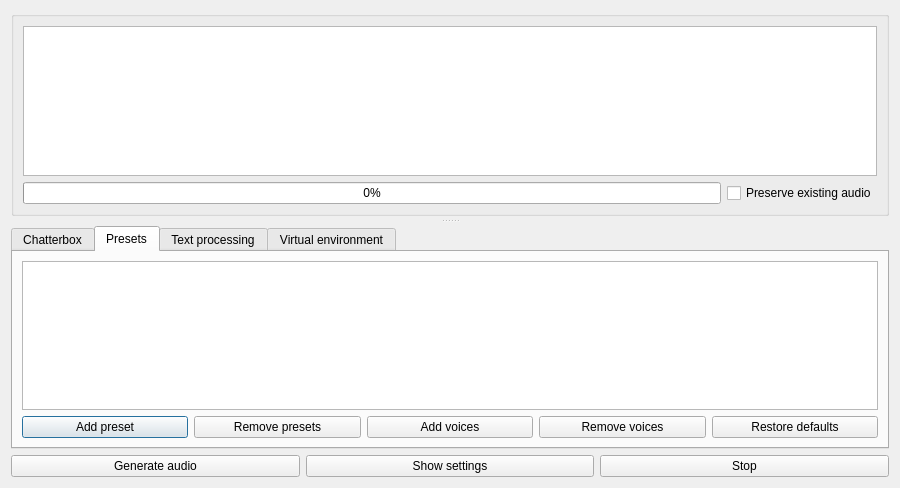
<?xml version="1.0" encoding="UTF-8"?>
<ui version="4.0">
 <class>Dialog</class>
 <widget class="QDialog" name="Dialog">
  <property name="geometry">
   <rect>
    <x>0</x>
    <y>0</y>
    <width>900</width>
    <height>488</height>
   </rect>
  </property>
  <property name="minimumSize">
   <size>
    <width>900</width>
    <height>400</height>
   </size>
  </property>
  <property name="windowTitle">
   <string>Dialog</string>
  </property>
  <layout class="QGridLayout" name="gridLayout_2">
   <item row="1" column="0">
    <layout class="QHBoxLayout" name="horizontalLayout_6">
     <item>
      <widget class="QPushButton" name="btn_generate">
       <property name="text">
        <string>Generate audio</string>
       </property>
       <property name="autoDefault">
        <bool>false</bool>
       </property>
      </widget>
     </item>
     <item>
      <widget class="QPushButton" name="btn_settings">
       <property name="text">
        <string>Show settings</string>
       </property>
       <property name="autoDefault">
        <bool>false</bool>
       </property>
      </widget>
     </item>
     <item>
      <widget class="QPushButton" name="btn_cancel">
       <property name="text">
        <string>Stop</string>
       </property>
       <property name="autoDefault">
        <bool>false</bool>
       </property>
      </widget>
     </item>
    </layout>
   </item>
   <item row="0" column="0">
    <widget class="QSplitter" name="splitter">
     <property name="orientation">
      <enum>Qt::Orientation::Vertical</enum>
     </property>
     <property name="opaqueResize">
      <bool>true</bool>
     </property>
     <property name="handleWidth">
      <number>10</number>
     </property>
     <property name="childrenCollapsible">
      <bool>true</bool>
     </property>
     <widget class="QGroupBox" name="groupBox_3">
      <property name="title">
       <string/>
      </property>
      <layout class="QGridLayout" name="gridLayout_6">
       <item row="0" column="0">
        <widget class="QTableView" name="tbl_audio_gen"/>
       </item>
       <item row="1" column="0">
        <layout class="QHBoxLayout" name="horizontalLayout_3">
         <item>
          <widget class="QProgressBar" name="prg_audio_preview">
           <property name="value">
            <number>0</number>
           </property>
          </widget>
         </item>
         <item>
          <widget class="QCheckBox" name="ck_preserve_audio">
           <property name="text">
            <string>Preserve existing audio</string>
           </property>
          </widget>
         </item>
        </layout>
       </item>
      </layout>
     </widget>
     <widget class="QTabWidget" name="tabSettings">
      <property name="minimumSize">
       <size>
        <width>0</width>
        <height>170</height>
       </size>
      </property>
      <property name="baseSize">
       <size>
        <width>0</width>
        <height>30</height>
       </size>
      </property>
      <property name="whatsThis">
       <string>&lt;html&gt;&lt;head/&gt;&lt;body&gt;&lt;p&gt;&lt;br/&gt;&lt;/p&gt;&lt;/body&gt;&lt;/html&gt;</string>
      </property>
      <property name="currentIndex">
       <number>1</number>
      </property>
      <widget class="QWidget" name="tb_chatterbox">
       <attribute name="title">
        <string>Chatterbox</string>
       </attribute>
       <widget class="QWidget" name="layoutWidget">
        <property name="geometry">
         <rect>
          <x>20</x>
          <y>10</y>
          <width>821</width>
          <height>75</height>
         </rect>
        </property>
        <layout class="QHBoxLayout" name="horizontalLayout_11">
         <item>
          <widget class="QFrame" name="frame">
           <property name="minimumSize">
            <size>
             <width>250</width>
             <height>0</height>
            </size>
           </property>
           <property name="maximumSize">
            <size>
             <width>250</width>
             <height>16777215</height>
            </size>
           </property>
           <property name="frameShape">
            <enum>QFrame::Shape::StyledPanel</enum>
           </property>
           <property name="frameShadow">
            <enum>QFrame::Shadow::Raised</enum>
           </property>
           <layout class="QGridLayout" name="gridLayout_3">
            <item row="0" column="0">
             <layout class="QVBoxLayout" name="v_emotion">
              <item>
               <widget class="QLabel" name="label_2">
                <property name="text">
                 <string>exaggeration (emotions):</string>
                </property>
               </widget>
              </item>
              <item>
               <layout class="QHBoxLayout" name="horizontalLayout_4">
                <item>
                 <widget class="QSlider" name="sld_emotion">
                  <property name="minimum">
                   <number>25</number>
                  </property>
                  <property name="maximum">
                   <number>200</number>
                  </property>
                  <property name="singleStep">
                   <number>1</number>
                  </property>
                  <property name="orientation">
                   <enum>Qt::Orientation::Horizontal</enum>
                  </property>
                 </widget>
                </item>
                <item>
                 <widget class="QDoubleSpinBox" name="sb_emotion">
                  <property name="minimum">
                   <double>0.250000000000000</double>
                  </property>
                  <property name="maximum">
                   <double>2.000000000000000</double>
                  </property>
                 </widget>
                </item>
               </layout>
              </item>
             </layout>
            </item>
           </layout>
          </widget>
         </item>
         <item>
          <widget class="QFrame" name="frame_2">
           <property name="minimumSize">
            <size>
             <width>250</width>
             <height>0</height>
            </size>
           </property>
           <property name="maximumSize">
            <size>
             <width>250</width>
             <height>16777215</height>
            </size>
           </property>
           <property name="frameShape">
            <enum>QFrame::Shape::StyledPanel</enum>
           </property>
           <property name="frameShadow">
            <enum>QFrame::Shadow::Raised</enum>
           </property>
           <layout class="QGridLayout" name="gridLayout_4">
            <item row="0" column="0">
             <layout class="QVBoxLayout" name="v_pace">
              <property name="sizeConstraint">
               <enum>QLayout::SizeConstraint::SetMaximumSize</enum>
              </property>
              <item>
               <widget class="QLabel" name="label_3">
                <property name="text">
                 <string>cfg_weight (pace):</string>
                </property>
               </widget>
              </item>
              <item>
               <layout class="QHBoxLayout" name="horizontalLayout">
                <item>
                 <widget class="QSlider" name="sld_pace">
                  <property name="maximum">
                   <number>100</number>
                  </property>
                  <property name="orientation">
                   <enum>Qt::Orientation::Horizontal</enum>
                  </property>
                 </widget>
                </item>
                <item>
                 <widget class="QDoubleSpinBox" name="sb_pace">
                  <property name="maximum">
                   <double>1.000000000000000</double>
                  </property>
                 </widget>
                </item>
               </layout>
              </item>
             </layout>
            </item>
           </layout>
          </widget>
         </item>
         <item>
          <widget class="QFrame" name="frame_3">
           <property name="minimumSize">
            <size>
             <width>250</width>
             <height>0</height>
            </size>
           </property>
           <property name="maximumSize">
            <size>
             <width>250</width>
             <height>16777215</height>
            </size>
           </property>
           <property name="frameShape">
            <enum>QFrame::Shape::StyledPanel</enum>
           </property>
           <property name="frameShadow">
            <enum>QFrame::Shadow::Raised</enum>
           </property>
           <layout class="QGridLayout" name="gridLayout_5">
            <item row="0" column="0">
             <layout class="QVBoxLayout" name="v_temp">
              <item>
               <widget class="QLabel" name="label_4">
                <property name="text">
                 <string>temperature (randomness):</string>
                </property>
               </widget>
              </item>
              <item>
               <layout class="QHBoxLayout" name="horizontalLayout_5">
                <item>
                 <widget class="QSlider" name="sld_temp">
                  <property name="minimum">
                   <number>5</number>
                  </property>
                  <property name="maximum">
                   <number>500</number>
                  </property>
                  <property name="orientation">
                   <enum>Qt::Orientation::Horizontal</enum>
                  </property>
                 </widget>
                </item>
                <item>
                 <widget class="QDoubleSpinBox" name="sb_temp">
                  <property name="minimum">
                   <double>0.050000000000000</double>
                  </property>
                  <property name="maximum">
                   <double>5.000000000000000</double>
                  </property>
                 </widget>
                </item>
               </layout>
              </item>
             </layout>
            </item>
           </layout>
          </widget>
         </item>
        </layout>
       </widget>
      </widget>
      <widget class="QWidget" name="tb_presets_test">
       <property name="accessibleName">
        <string/>
       </property>
       <attribute name="title">
        <string>Presets</string>
       </attribute>
       <layout class="QVBoxLayout" name="verticalLayout_8">
        <item>
         <widget class="QTableView" name="tbl_presets"/>
        </item>
        <item>
         <layout class="QHBoxLayout" name="horizontalLayout_10">
          <item>
           <widget class="QPushButton" name="btn_preset_add">
            <property name="text">
             <string>Add preset</string>
            </property>
           </widget>
          </item>
          <item>
           <widget class="QPushButton" name="btn_preset_remove">
            <property name="text">
             <string>Remove presets</string>
            </property>
           </widget>
          </item>
          <item>
           <widget class="QPushButton" name="btn_voice_add">
            <property name="toolTip">
             <string>Audio files will be copied into the addon folder</string>
            </property>
            <property name="text">
             <string>Add voices</string>
            </property>
           </widget>
          </item>
          <item>
           <widget class="QPushButton" name="btn_voice_remove">
            <property name="text">
             <string>Remove voices</string>
            </property>
           </widget>
          </item>
          <item>
           <widget class="QPushButton" name="btn_preset_restore">
            <property name="text">
             <string>Restore defaults</string>
            </property>
           </widget>
          </item>
         </layout>
        </item>
       </layout>
      </widget>
      <widget class="QWidget" name="tb_regex">
       <attribute name="title">
        <string>Text processing</string>
       </attribute>
       <layout class="QGridLayout" name="gridLayout">
        <item row="1" column="0">
         <widget class="QPushButton" name="btn_regex_add">
          <property name="text">
           <string>Add new rule</string>
          </property>
         </widget>
        </item>
        <item row="1" column="1">
         <widget class="QPushButton" name="btn_regex_remove">
          <property name="text">
           <string>Remove rules</string>
          </property>
         </widget>
        </item>
        <item row="1" column="2">
         <widget class="QPushButton" name="btn_regex_restore">
          <property name="text">
           <string>Restore defaults</string>
          </property>
         </widget>
        </item>
        <item row="0" column="0" colspan="3">
         <widget class="QTableView" name="tbl_regex">
          <property name="baseSize">
           <size>
            <width>660</width>
            <height>340</height>
           </size>
          </property>
         </widget>
        </item>
       </layout>
      </widget>
      <widget class="QWidget" name="tb_set">
       <attribute name="title">
        <string>Virtual environment</string>
       </attribute>
       <widget class="QWidget" name="layoutWidget">
        <property name="geometry">
         <rect>
          <x>10</x>
          <y>100</y>
          <width>339</width>
          <height>27</height>
         </rect>
        </property>
        <layout class="QHBoxLayout" name="hor_layout_hsa">
         <item>
          <widget class="QLabel" name="lb_set_hsa">
           <property name="text">
            <string>HSA_OVERRIDE_GFX_VERSION:</string>
           </property>
          </widget>
         </item>
         <item>
          <widget class="QLineEdit" name="le_set_hsa">
           <property name="alignment">
            <set>Qt::AlignmentFlag::AlignLeading|Qt::AlignmentFlag::AlignLeft|Qt::AlignmentFlag::AlignVCenter</set>
           </property>
          </widget>
         </item>
         <item>
          <widget class="QCheckBox" name="ck_set_hsa">
           <property name="text">
            <string>Enable</string>
           </property>
          </widget>
         </item>
        </layout>
       </widget>
       <widget class="QWidget" name="layoutWidget">
        <property name="geometry">
         <rect>
          <x>10</x>
          <y>11</y>
          <width>831</width>
          <height>81</height>
         </rect>
        </property>
        <layout class="QHBoxLayout" name="horizontalLayout_9">
         <item>
          <widget class="QGroupBox" name="gb_tts_2">
           <property name="title">
            <string>Model:</string>
           </property>
           <widget class="QWidget" name="layoutWidget_2">
            <property name="geometry">
             <rect>
              <x>10</x>
              <y>30</y>
              <width>371</width>
              <height>27</height>
             </rect>
            </property>
            <layout class="QHBoxLayout" name="horizontalLayout_7">
             <item>
              <widget class="QLineEdit" name="le_set_model">
               <property name="baseSize">
                <size>
                 <width>0</width>
                 <height>30</height>
                </size>
               </property>
              </widget>
             </item>
             <item>
              <widget class="QPushButton" name="btn_set_model">
               <property name="text">
                <string>Select</string>
               </property>
              </widget>
             </item>
            </layout>
           </widget>
          </widget>
         </item>
         <item>
          <widget class="QGroupBox" name="gb_tts">
           <property name="title">
            <string>Python Executable:</string>
           </property>
           <widget class="QWidget" name="layoutWidget">
            <property name="geometry">
             <rect>
              <x>10</x>
              <y>30</y>
              <width>371</width>
              <height>27</height>
             </rect>
            </property>
            <layout class="QHBoxLayout" name="horizontalLayout_2">
             <item>
              <widget class="QLineEdit" name="le_set_virt_env">
               <property name="baseSize">
                <size>
                 <width>0</width>
                 <height>30</height>
                </size>
               </property>
              </widget>
             </item>
             <item>
              <widget class="QPushButton" name="btn_set_virt_env">
               <property name="text">
                <string>Select</string>
               </property>
              </widget>
             </item>
            </layout>
           </widget>
          </widget>
         </item>
        </layout>
       </widget>
      </widget>
     </widget>
    </widget>
   </item>
  </layout>
 </widget>
 <resources/>
 <connections/>
</ui>
